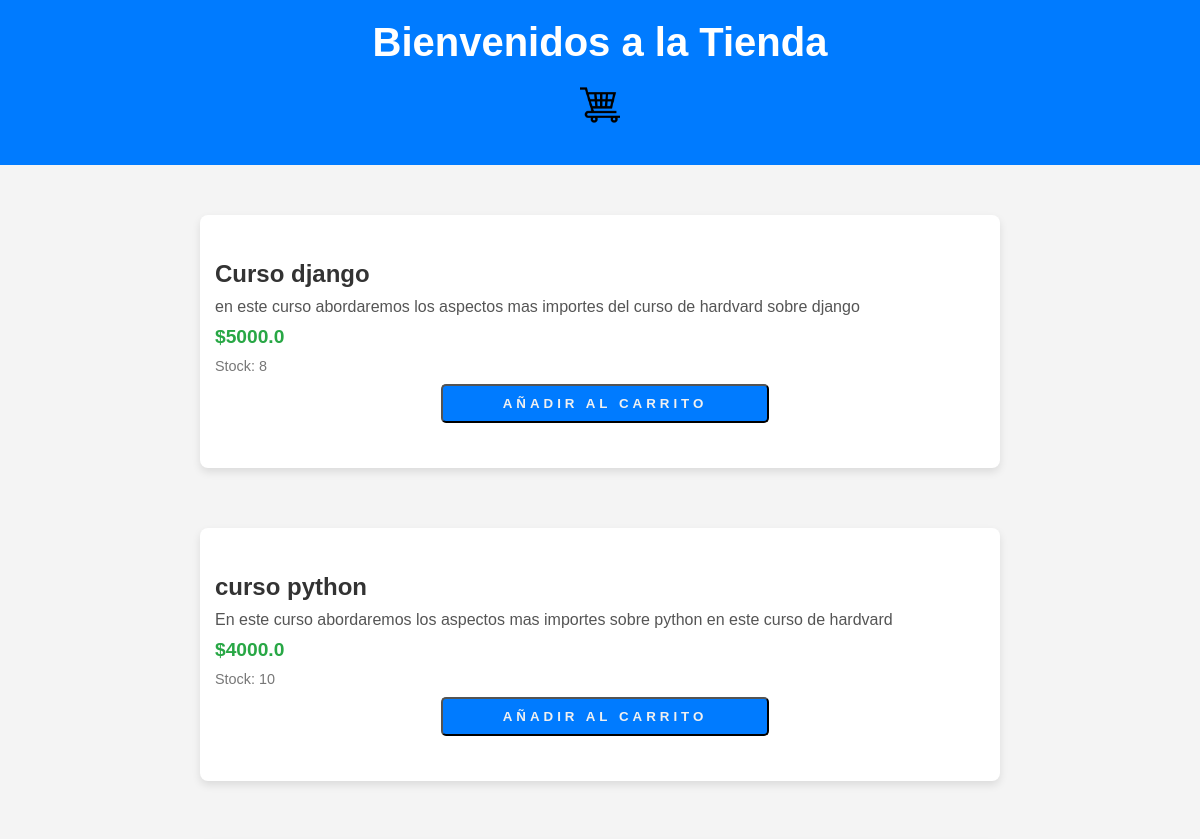
Before: / (upper part) with the older database file.
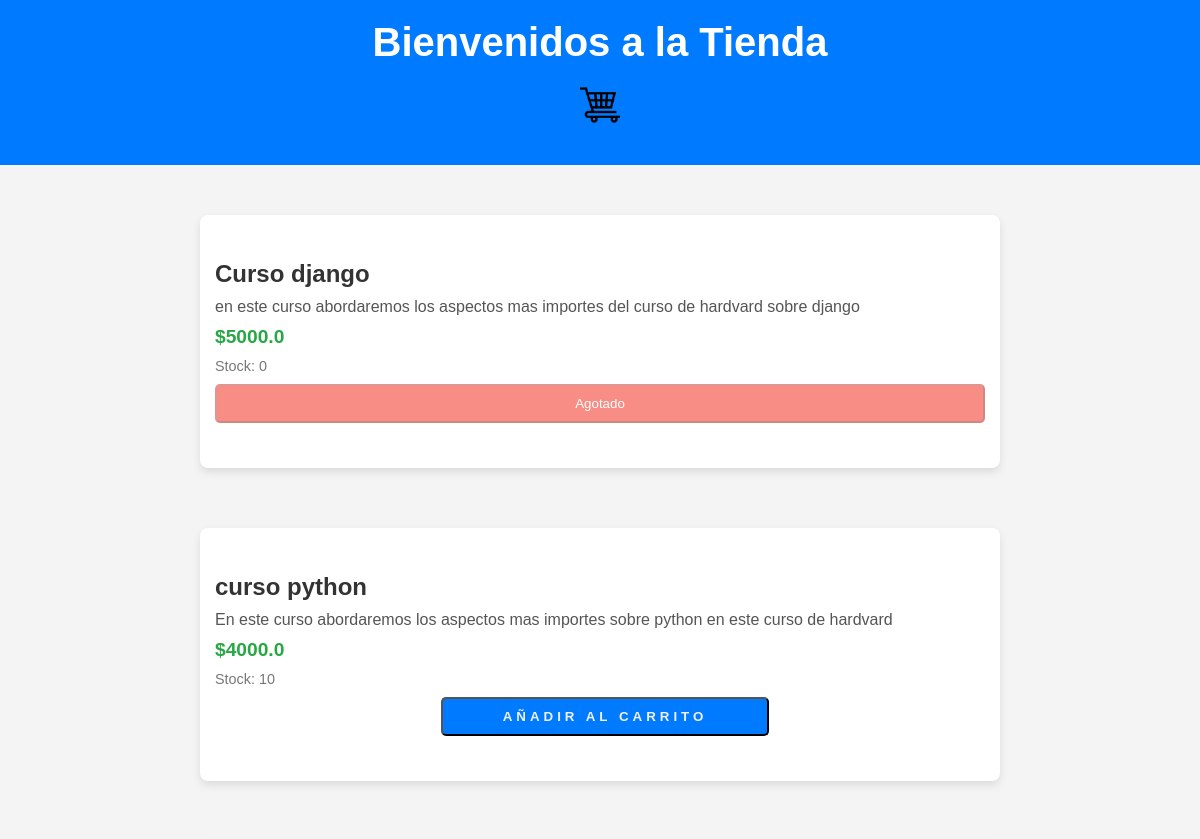
After: the same page with the newer database file.
### CarritoAplicacion/models.py (models this page shows, shortened)
class Producto(models.Model):
    nombre = models.CharField(max_length=50)
    descripcion = models.TextField()
    categoria = models.CharField(max_length=40)
    precio = models.FloatField()
    stock = models.IntegerField(default=0)

### CarritoAplicacion/views.py (the view)
# urls.py: path('', index, name="Index"), #incluyo para que levante el index
def index(request):
    productos = Producto.objects.all()
    return render(request, "index.html", {'productos': productos})

### CarritoAplicacion/context_processor.py (called while the page is built)
def ordenCompra(request):
    total = 0
    if request.user.is_authenticated:
        if "carrito" in request.session.keys():
            for key, value in request.session["carrito"].items():
                total += float(value["precioFinal"])
    return {"ordenCompra": total}

### CarritoAplicacion/templates/index.html (shortened to what this page needs)
<!DOCTYPE html>
{% load static %}
<html lang="es">
<head>
    <link rel="stylesheet" href="{% static 'css/estilos.css' %}">
</head>
<body>
    <header class="header">
        <h1 class="header-title">Bienvenidos a la Tienda</h1>
        <div class="container-icono-carrito">
            <img src="../static/img/shopping-trolley_4883608.png" alt="carrito" id="abrirModalBtn" class="btn-abrir-modal">
        </div>
    </header>
    <div class="container-main">
        <div class="productos-container">
            {% for producto in productos %}
            <div class="card">
                <div class="card-body">
                    <h2 class="card-title">{{ producto.nombre }}</h2>
                    <p class="card-description">{{ producto.descripcion }}</p>
                    <span class="card-price">${{ producto.precio }}</span>
                    <span class="card-stock">Stock: {{ producto.stock }}</span>
                    {% if producto.stock > 0 %}
                        <a href="{% url 'Agregar' producto.id %}" class="link-agregar">
                            <button class="btn-agregar">Añadir al carrito</button>
                        </a>
                    {% else %}
                        <button class="btn-agotado" disabled>Agotado</button>
                    {% endif %}
                </div>
            </div>
        {% endfor %}
        </div>
    </div>
</body>
</html>

### CarritoAplicacion/static/css/estilos.css (style rules this page uses)
* { margin: 0; padding: 0; box-sizing: border-box; }
body { font-family: Arial, sans-serif; background-color: #f4f4f4; color: #333; }
.header { background-color: #007bff; color: white; text-align: center; padding: 20px; display: flex; flex-direction: column; align-items: center; justify-content: center; }
.header-title { font-size: 2.5em; font-weight: bold; }
.container-icono-carrito { width: 40px; height: 40px; display: block; margin: 20px auto; }
.btn-abrir-modal { width: 100%; height: 100%; object-fit: contain; transition: transform 1s ease; }
.container-main { display: flex; flex-direction: column; justify-content: space-around; align-items: center; margin: 20px; }
.productos-container { display: flex; flex-direction: column; align-items: center; width: 70%; }
.card { background-color: white; width: 100%; max-width: 800px; border-radius: 8px; overflow: hidden; box-shadow: 0 4px 8px rgba(0, 0, 0, 0.1); transition: transform 0.2s; margin: 30px 0; padding: 30px 0; }
.card-body { padding: 15px; display: flex; flex-direction: column; gap: 10px; }
.card-title { font-size: 1.5em; font-weight: bold; color: #333; }
.card-description { font-size: 1em; color: #555; }
.card-price { font-size: 1.2em; color: #28a745; font-weight: bold; }
.card-stock { font-size: 0.9em; color: #777; }
.btn-agregar { display: inline-block; padding: 10px 60px; background-color: #007bff; color: #f0f0f0; text-align: center; letter-spacing: 4px; text-transform: uppercase; font-weight: bolder; border-radius: 5px; transition: background-color 0.3s; }
.link-agregar { text-decoration: none !important; color: #f0f0f0; display: flex; flex-direction: row; justify-content: center; }
.btn-agotado { background-color: #f44336; color: white; padding: 10px 20px; text-align: center; border-radius: 5px; cursor: not-allowed; opacity: 0.6; }
a { text-decoration: none; color: #007BFF; margin-left: 10px; }

Changed rows visible on the page:
changed Producto "Curso django": stock "8" → "0"; stock "AÑADIR AL CARRITO" → "Agotado"
